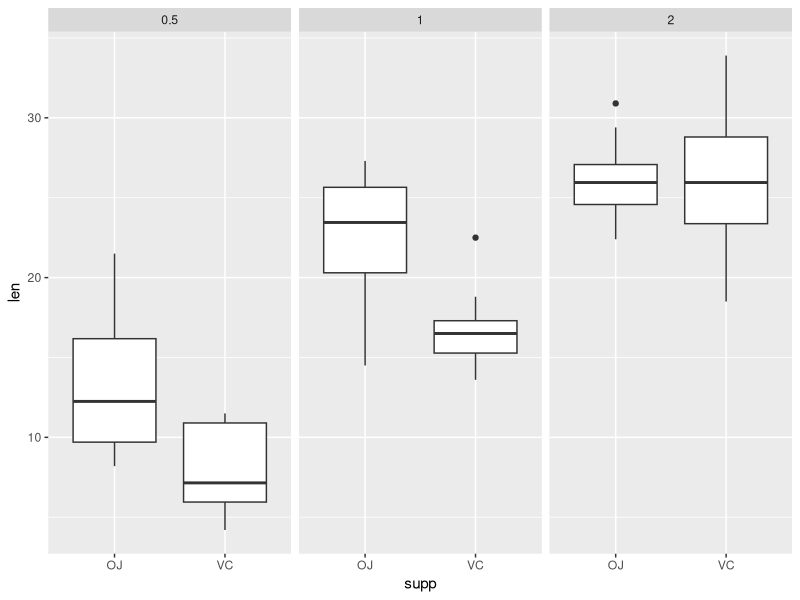
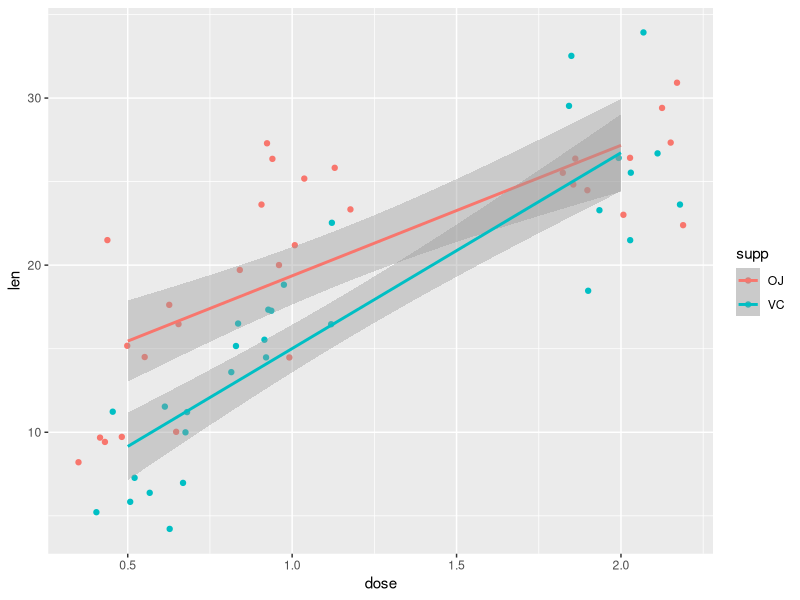
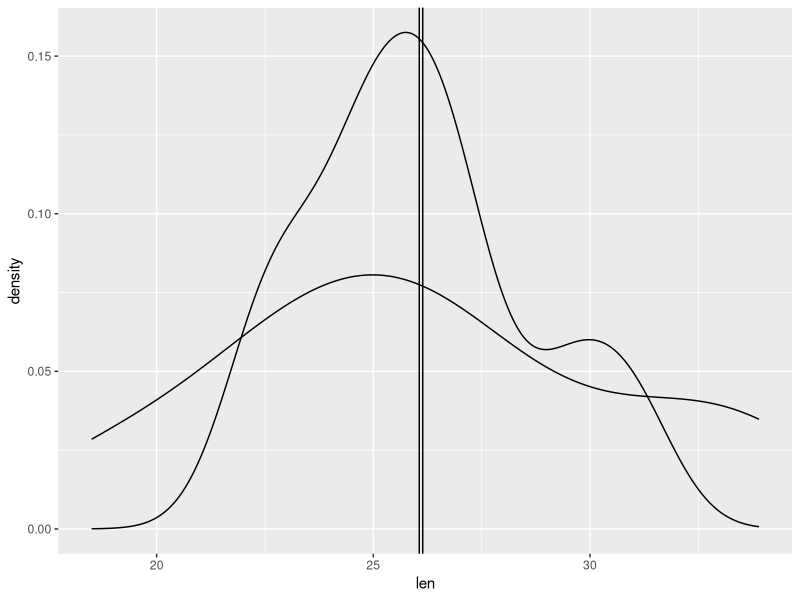

Write the R code that produced these figures, in order.
## ---- chunk 1
# load pre-reqs
library(plyr)
library(dplyr)
library(tidyr)
library(ggplot2)
library(knitr)

# Load the ToothGrowth data and perform some basic exploratory data analyses
data("ToothGrowth")
# Provide a basic summary of the data.
## group by supplement and doses
ToothGrowthv2<-group_by(ToothGrowth,supp,dose)
## calculate mean of each sub group
datasummary<-summarise(ToothGrowthv2,mean(len, na.rm = TRUE),sd(len))
## rename columns
colnames(datasummary)[1]<-"Supplement"
colnames(datasummary)[2]<-"Dose"
colnames(datasummary)[3]<-"Mean_Length"
colnames(datasummary)[4]<-"SD_Length"

kable(datasummary,caption="Table 1: Summary of Sample Means and Standard Deviation by Supplement and Dose",align="l")

## plot of dose/supplement
expplot<-ggplot(data = ToothGrowthv2)
expplot + geom_boxplot(aes(x=supp,y=len)) + facet_grid(.~dose)
expplot + geom_jitter(aes(x=dose,y=len,colour=supp)) +
  geom_smooth(aes(x=dose,y=len,colour=supp),method=lm)
## ---- chunk 2
VC0.5<-filter(ToothGrowthv2,supp=="VC" & dose==0.5)
OJ0.5<-filter(ToothGrowthv2,supp=="OJ" & dose==0.5)

VC1.0<-filter(ToothGrowthv2,supp=="VC" & dose==1.0)
OJ1.0<-filter(ToothGrowthv2,supp=="OJ" & dose==1.0)

VC2.0<-filter(ToothGrowthv2,supp=="VC" & dose==2.0)
OJ2.0<-filter(ToothGrowthv2,supp=="OJ" & dose==2.0)

t.test(VC0.5$len,OJ0.5$len)
t.test(VC1.0$len,OJ1.0$len)
t.test(VC2.0$len,OJ2.0$len)

diff0.5<-mean(VC0.5$len)-mean(OJ0.5$len)
diff1.0<-mean(VC1.0$len)-mean(OJ1.0$len)
diff2.0<-mean(VC2.0$len)-mean(OJ2.0$len)
## ---- chunk 3
Twoobject<-ggplot(data = VC2.0,aes(x=len))
Twoobject + geom_density() + geom_density(data = OJ2.0,aes(x=len)) +
  geom_vline(xintercept=mean(VC2.0$len,colour="red")) +
  geom_vline(xintercept=mean(OJ2.0$len,colour="green"))
